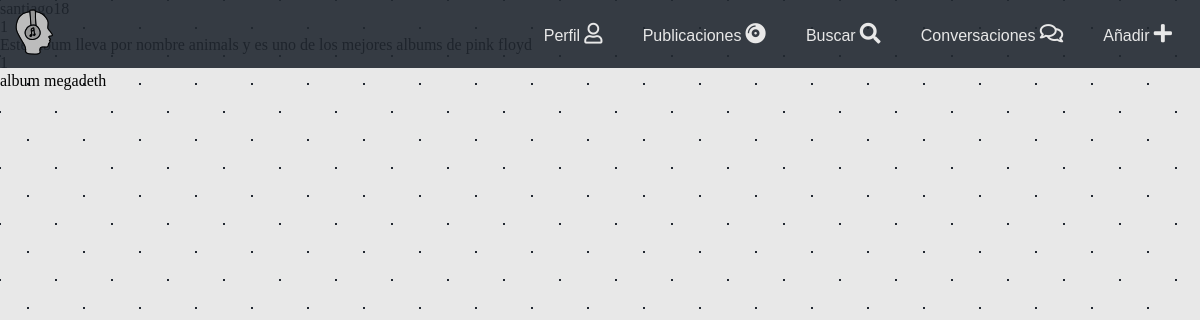
The app's page /profiles/1/, older data.
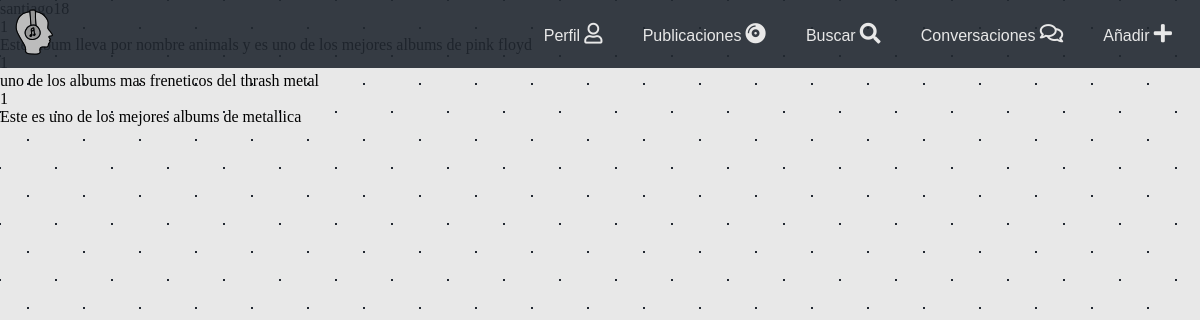
The same page, newer data.
### publications/models.py (models this page shows)
class Publication(models.Model):
    user = models.ForeignKey(User,on_delete=models.CASCADE)
    profile = models.ForeignKey(Profile, on_delete=models.CASCADE)
    image_front = models.ImageField(upload_to='publications/images/front')
    image_back = models.ImageField(upload_to='publications/images/back')
    description = models.CharField(max_length=50)
    tag_musical_genre = models.CharField(max_length=15)
    price = models.CharField(max_length=10)
    exchange = models.BooleanField(default=False)
    content = models.CharField(default="Contenido no especificado",max_length=50,blank=True)
    publication_date = models.DateField(auto_now_add=True)

### profiles/models.py (models this page shows)
class Profile(models.Model):
    user = models.OneToOneField(User,on_delete=models.CASCADE)
    photo = models.ImageField(upload_to='profiles/photos', null=True, blank=True)
    phone_number = models.IntegerField(null=True, blank=True)
    interest = models.TextField(null=True,blank=True)
    created = models.DateField(auto_now_add=True)
    modified = models.DateTimeField(auto_now=True)

### profiles/views.py (the view)
class ProfileDetailView(DetailView):
    slug_field = 'id'
    slug_url_kwarg = 'id'
    queryset = Profile.objects.all()
    template_name = 'profiles/details.html'
    context_object_name = 'profile'
    def get_context_data(self, **kwargs):
        context =  super().get_context_data(**kwargs)
        profile = self.get_object()
        context['publications'] = Publication.objects.filter(profile=profile)
        return context

### templates/profiles/details.html (shortened to what this page needs)
{% extends 'struct_base1.html' %}  {% block body_content %}
<p>{{profile.user}}</p>
{% for publication in publications %}
<p>{{publication.profile.id}}</p>
<p>{{publication.description}}</p>
{% endfor %} {% endblock body_content %}

### templates/struct_base1.html (shortened to what this page needs)
<!DOCTYPE html>
<html lang="en">
  <head>
    {% load static %}
    <link rel="stylesheet" href=" {% static 'css/publications/main.css' %} " />
    <link rel="stylesheet" href=" {% static 'css/nav.css' %} " />
    <link
      rel="stylesheet"
      href="https://use.fontawesome.com/releases/v5.15.3/css/all.css"
    />
  </head>
  <body>
    {% include 'nav.html' %} {% block body_content %}{% endblock body_content %}
  </body>
</html>

### templates/nav.html
{% load static %}
<header class="header">
  <div class="header__box-image">
    <img src="{% static 'images/favicon.png' %}" alt="" />
  </div>
  <nav class="header__nav">
    <a
      href="{% url 'profiles:details' request.user.id %}"
      class="header__nav__a"
      >Perfil<i class="far fa-user"></i
    ></a>
    <a href="{% url 'publications:list' %}" class="header__nav__a"
      >Publicaciones<i class="fas fa-compact-disc"></i
    ></a>
    <a href="" class="header__nav__a">Buscar<i class="fas fa-search"></i></a>
    <a href="" class="header__nav__a"
      >Conversaciones<i class="far fa-comments"></i
    ></a>
    <a href="{% url 'publications:new' %}" class="header__nav__a"
      >Añadir<i class="fas fa-plus"></i
    ></a>
  </nav>
</header>

### static/css/publications/main.css (style rules this page uses)
* { padding: 0; margin: 0; box-sizing: border-box; }
:root { --color-sure: #e8e8e8; --color-dark: #222831; --first-color-principal: #f05454; --second-color-principal: #30475e; --font-principal: "Signika Negative", sans-serif; }
body { width: 100vw; background-color: var(--color-sure); background-image: radial-gradient( var(--color-dark) 1.4000000000000001px, transparent 1.4000000000000001px ), radial-gradient( var(--color-dark) 1.4000000000000001px, var(--color-sure) 1.4000000000000001px ); background-size: 56px 56px; background-position: 0 0, 28px 28px; }

### static/css/nav.css (style rules this page uses)
.header { width: 100%; display: flex; justify-content: space-between; align-items: center; position: fixed; background-color: rgba(34, 40, 49, 0.9); padding: 0.5em; z-index: 1; }
.header__box-image img { filter: grayscale(100%); }
.header__nav__a { text-decoration: none; font-family: var(--font-principal); font-weight: 500; color: var(--color-sure); text-align: center; padding: 0.8em 1em; transition-property: background-color, border-radius, text-decoration; transition-duration: 0.2s; transition-timing-function: cubic-bezier(0.57, 0.17, 0.18, 0.57); }
.header__nav__a i { font-size: 1.3em; margin: 0.2em; }

Row changes from the older to the newer data that the page shows:
removed Publication: description "album megadeth"
added Publication: description "uno de los albums mas freneticos del thrash metal"
added Publication: profile.id "1", description "Este es uno de los mejores albums de metallica"
